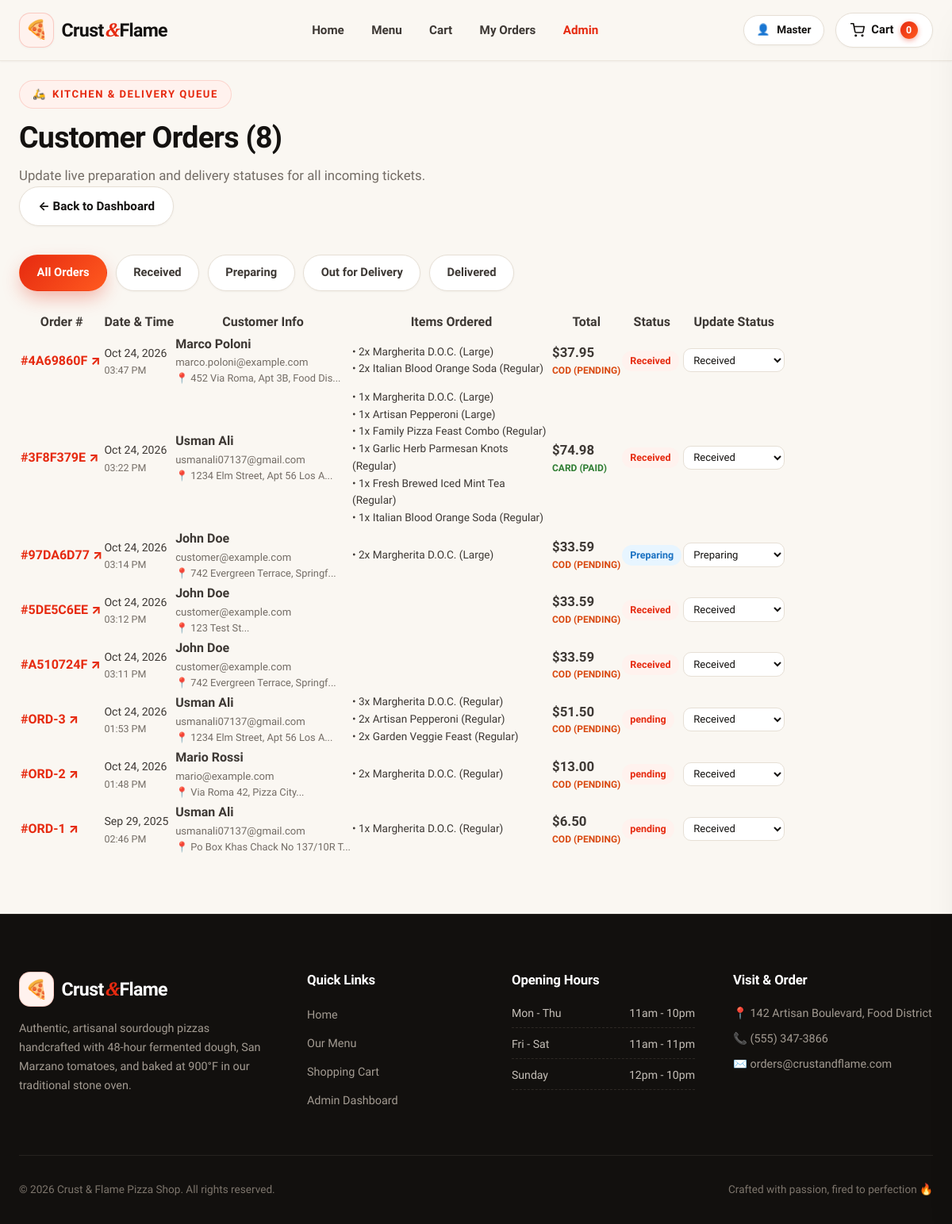
Page /admin/orders (signed in) on the earlier database version.
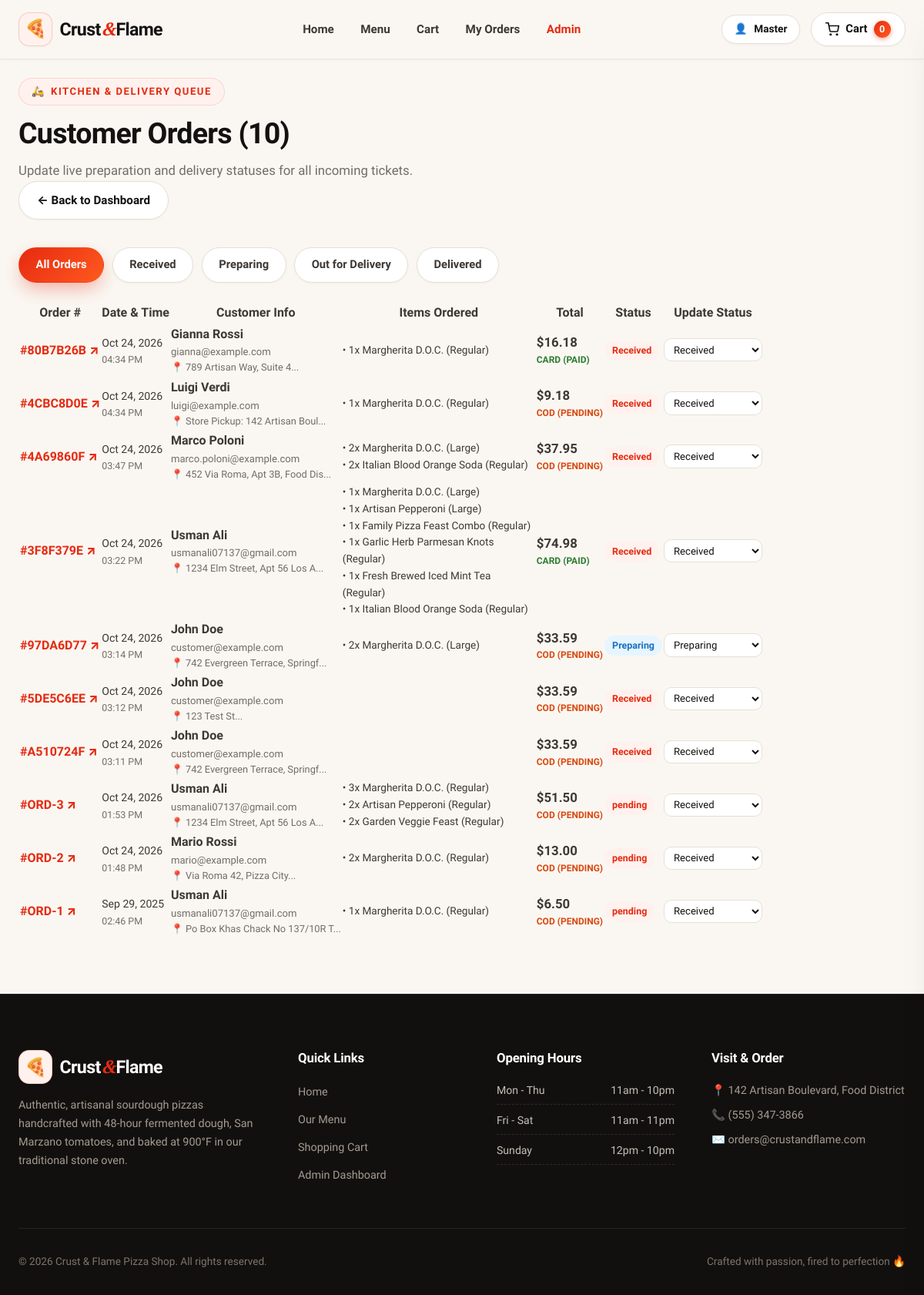
Same page on the later database version.
### app/models/user.py (models this page shows, shortened)
class User(Base):
    __tablename__ = "users"
    id = Column(Integer, primary_key=True, index=True)
    email = Column(String(120), unique=True, index=True, nullable=False)
    hashed_password = Column(String(255), nullable=False)
    full_name = Column(String(100), nullable=False)
    phone = Column(String(30), nullable=True)
    address = Column(String(255), nullable=True)
    role = Column(String(20), default="customer", nullable=False)  # 'customer', 'staff', 'admin'
    loyalty_points = Column(Integer, default=100, nullable=False)
    is_active = Column(Boolean, default=True, nullable=False)
    created_at = Column(DateTime, default=datetime.utcnow)
    orders = relationship("Order", back_populates="user", cascade="all, delete-orphan")
    reviews = relationship("Review", back_populates="user", cascade="all, delete-orphan")

### app/models/order.py (models this page shows, shortened)
class Order(Base):
    __tablename__ = "orders"
    id = Column(Integer, primary_key=True, index=True)
    order_number = Column(String(36), unique=True, index=True, default=lambda: str(uuid.uuid4())[:8].upper())
    user_id = Column(Integer, ForeignKey("users.id", ondelete="SET NULL"), nullable=True)
    customer_name = Column(String(100), nullable=False)
    customer_email = Column(String(100), nullable=False)
    customer_phone = Column(String(30), nullable=True)
    address = Column(Text, nullable=False)
    delivery_notes = Column(Text, nullable=True)
    subtotal = Column(Float, default=0.0)
    tax = Column(Float, default=0.0)
    delivery_fee = Column(Float, default=0.0)
    discount = Column(Float, default=0.0)
    tip_amount = Column(Float, default=0.0)
    total = Column(Float, default=0.0)
    coupon_code = Column(String(50), nullable=True)
    points_earned = Column(Integer, default=0)
    points_redeemed = Column(Integer, default=0)
    order_type = Column(String(20), default="delivery")  # 'delivery' or 'pickup'
    payment_method = Column(String(30), default="cod")  # 'cod', 'card', 'online'
    payment_status = Column(String(30), default="pending")  # 'pending', 'paid', 'refunded'
    status = Column(String(50), default="Received")  # 'Received', 'Preparing', 'Out for Delivery', 'Delivered', 'Cancelled'
    created_at = Column(DateTime, default=datetime.utcnow)
    updated_at = Column(DateTime, default=datetime.utcnow, onupdate=datetime.utcnow)
    user = relationship("User", back_populates="orders")
    items = relationship("OrderItem", back_populates="order", cascade="all, delete-orphan")

class OrderItem(Base):
    __tablename__ = "order_items"
    id = Column(Integer, primary_key=True, index=True)
    order_id = Column(Integer, ForeignKey("orders.id", ondelete="CASCADE"), nullable=False)
    menu_item_id = Column(Integer, ForeignKey("menu_items.id"), nullable=True)
    pizza_id = Column(Integer, nullable=True)  # legacy column support
    crust_id = Column(Integer, ForeignKey("crusts.id"), nullable=True)
    size = Column(String(20), default="Regular")  # Small, Medium, Large, Regular
    quantity = Column(Integer, default=1)
    price = Column(Float, nullable=False, default=0.0)  # legacy column & price
    unit_price = Column(Float, nullable=True, default=0.0)
    line_total = Column(Float, default=0.0)
    special_instructions = Column(String(200), nullable=True)
    order = relationship("Order", back_populates="items")
    menu_item = relationship("MenuItem", foreign_keys=[menu_item_id], back_populates="order_items")
    crust = relationship("Crust")
    toppings = relationship("OrderItemTopping", back_populates="order_item", cascade="all, delete-orphan")

### app/models/menu.py (models this page shows, shortened)
class MenuItem(Base):
    __tablename__ = "menu_items"
    id = Column(Integer, primary_key=True, index=True)
    name = Column(String(100), unique=True, nullable=False)
    slug = Column(String(100), unique=True, index=True, nullable=False)
    description = Column(Text, default="")
    base_price = Column(Float, nullable=False)
    category_id = Column(Integer, ForeignKey("categories.id"), nullable=False)
    image_filename = Column(String(255), default="default_pizza.jpeg")
    is_vegetarian = Column(Boolean, default=False)
    is_spicy = Column(Boolean, default=False)
    is_featured = Column(Boolean, default=False)
    is_available = Column(Boolean, default=True)
    created_at = Column(DateTime, default=datetime.utcnow)
    category = relationship("Category", back_populates="items")
    order_items = relationship("OrderItem", back_populates="menu_item")
    reviews = relationship("Review", back_populates="menu_item", cascade="all, delete-orphan")

### app/routers/admin.py (the view)
@router.get("/orders", response_class=HTMLResponse)
def admin_orders(
    request: Request,
    status_filter: Optional[str] = None,
    current_user: User = Depends(require_role(["admin", "staff"])),
    db: Session = Depends(get_db)
):
    query = db.query(Order)
    if status_filter and status_filter != "all":
        query = query.filter(Order.status == status_filter)
    orders = query.order_by(Order.created_at.desc()).all()
    return templates.TemplateResponse(
        "admin/orders.html",
        {
            "request": request,
            "user": current_user,
            "orders": orders,
            "current_filter": status_filter or "all"
        }
    )

### app/templates/admin/orders.html (shortened to what this page needs)
{% extends "base.html" %}
{% block content %}
<div class="admin-header">
  <div>
    <div class="section-tag">
      <span>🛵</span> Kitchen & Delivery Queue
    </div>
    <h1 class="section-title">Customer Orders ({{ orders|length }})</h1>
    <p class="section-subtitle">
      Update live preparation and delivery statuses for all incoming tickets.
    </p>
  </div>
  <div style="display: flex; gap: 0.5rem; flex-wrap: wrap;">
    <a href="/admin" class="btn btn-secondary">&larr; Back to Dashboard</a>
  </div>
</div>
<div class="menu-filter-bar" style="justify-content: flex-start; margin-bottom: 1.5rem;">
  <a href="/admin/orders" class="filter-btn {{ 'active' if current_filter == 'all' else '' }}">All Orders</a>
  <a href="/admin/orders?status_filter=Received" class="filter-btn {{ 'active' if current_filter == 'Received' else '' }}">Received</a>
  <a href="/admin/orders?status_filter=Preparing" class="filter-btn {{ 'active' if current_filter == 'Preparing' else '' }}">Preparing</a>
  <a href="/admin/orders?status_filter=Out+for+Delivery" class="filter-btn {{ 'active' if current_filter == 'Out for Delivery' else '' }}">Out for Delivery</a>
  <a href="/admin/orders?status_filter=Delivered" class="filter-btn {{ 'active' if current_filter == 'Delivered' else '' }}">Delivered</a>
</div>
<div class="admin-card">
  <div class="table-responsive">
    <table class="admin-table">
      <thead>
        <tr>
          <th>Order #</th>
          <th>Date & Time</th>
          <th>Customer Info</th>
          <th>Items Ordered</th>
          <th>Total</th>
          <th>Status</th>
          <th>Update Status</th>
        </tr>
      </thead>
      <tbody>
        {% for ord in orders %}
          <tr>
            <td>
              <a href="/orders/{{ ord.id }}" target="_blank" style="font-weight: 800; color: var(--primary);">
                #{{ ord.order_number or ord.id }} &nearr;
              </a>
            </td>
            <td>
              <span style="font-size: 0.88rem;">{{ ord.created_at.strftime('%b %d, %Y') }}</span>
              <div style="font-size: 0.78rem; color: var(--text-muted);">{{ ord.created_at.strftime('%I:%M %p') }}</div>
            </td>
            <td>
              <strong>{{ ord.customer_name }}</strong>
              <div style="font-size: 0.82rem; color: var(--text-muted);">{{ ord.customer_email }}</div>
              <div style="font-size: 0.8rem; color: var(--text-muted);">📍 {{ ord.address[:30] }}...</div>
            </td>
            <td>
              <div style="font-size: 0.85rem; max-width: 250px;">
                {% for it in ord.items %}
                  <div>&bull; {{ it.quantity }}x {{ it.menu_item.name if it.menu_item else 'Pizza' }} ({{ it.size }})</div>
                {% endfor %}
              </div>
            </td>
            <td>
              <strong style="font-size: 1.05rem;">${{ '%.2f'|format(ord.total) }}</strong>
              <div style="font-size: 0.75rem; text-transform: uppercase; font-weight: 700; color: {{ 'var(--secondary)' if ord.payment_status == 'paid' else '#D9480F' }};">
                {{ ord.payment_method.upper() }} ({{ ord.payment_status }})
              </div>
            </td>
            <td>
              {% set st = ord.status %}
              <span style="display: inline-block; font-size: 0.78rem; font-weight: 700; padding: 3px 10px; border-radius: var(--radius-full);
                {% if st == 'Delivered' %}background: var(--secondary-soft); color: var(--secondary);
                {% elif st == 'Out for Delivery' %}background: #FFF4E6; color: #D9480F;
                {% elif st == 'Preparing' %}background: #E7F5FF; color: #1971C2;
                {% else %}background: var(--primary-soft); color: var(--primary);{% endif %}">
                {{ ord.status }}
              </span>
            </td>
            <td>
              <form method="post" action="/admin/orders/{{ ord.id }}/status" style="display: flex; flex-direction: column; gap: 4px;">
                <select name="status" class="form-control" style="font-size: 0.82rem; padding: 0.35rem 0.5rem;" onchange="this.form.submit()">
                  <option value="Received" {% if ord.status == 'Received' %}selected{% endif %}>Received</option>
                  <option value="Preparing" {% if ord.status == 'Preparing' %}selected{% endif %}>Preparing</option>
                </select>
              </form>
            </td>
          </tr>
        {% else %}
          <tr>
            <td colspan="7" style="text-align: center; color: var(--text-muted); padding: 3rem;">
              No orders found for this status.
            </td>
          </tr>
        {% endfor %}
      </tbody>
    </table>
  </div>
</div>
{% endblock %}

### app/templates/base.html (shortened to what this page needs)
<!DOCTYPE html>
<html lang="en">
  <head>
    <link rel="stylesheet" href="/static/css/main.css" />
  </head>
  <body>
    <div class="site-wrapper">
      <header class="site-header">
        <div class="container">
          <nav class="navbar">
            <a class="brand" href="/" title="Crust & Flame Pizza Shop">
              <span class="brand-icon">🍕</span>
              <span>Crust<span class="brand-highlight">&</span>Flame</span>
            </a>
            <ul class="nav-links">
              <li><a class="nav-link" href="/">Home</a></li>
              <li><a class="nav-link" href="/#menu">Menu</a></li>
              <li><a class="nav-link" href="/cart">Cart</a></li>
              {% if user or (request.state.user is defined and request.state.user) %}
                {% set u = user or request.state.user %}
                <li><a class="nav-link" href="/profile">My Orders</a></li>
                {% if u.is_staff() %}
                  <li><a class="nav-link" href="/admin" style="color: var(--primary); font-weight: 700;">Admin</a></li>
                {% endif %}
              {% endif %}
            </ul>
            <div class="nav-actions">
              {% if user or (request.state.user is defined and request.state.user) %}
                {% set u = user or request.state.user %}
                <a href="/profile" class="btn btn-sm btn-secondary" title="View Profile">
                  <span>👤</span> <span>{{ u.full_name.split(' ')[0] }}</span>
                </a>
              {% else %}
                <a href="/auth/login" class="btn btn-sm btn-secondary" title="Sign In">
                  <span>🔐</span> <span>Sign In</span>
                </a>
              {% endif %}
              <a class="cart-btn" href="/cart" id="header-cart-btn" title="View Cart">
                <svg width="18" height="18" viewBox="0 0 24 24" fill="none" stroke="currentColor" stroke-width="2.2" stroke-linecap="round" stroke-linejoin="round">
                  <circle cx="9" cy="21" r="1"></circle>
                  <circle cx="20" cy="21" r="1"></circle>
                  <path d="M1 1h4l2.68 13.39a2 2 0 0 0 2 1.61h9.72a2 2 0 0 0 2-1.61L23 6H6"></path>
                </svg>
                <span>Cart</span>
                <span class="cart-badge" id="cart-count">0</span>
              </a>
            </div>
          </nav>
        </div>
      </header>
      <main class="main-content">
        <div class="container">
          {% block content %}{% endblock %}
        </div>
      </main>
      <footer class="site-footer">
        <div class="container">
          <div class="footer-grid">
            <div class="footer-col">
              <a class="brand" href="/" style="color: #fff; margin-bottom: 1rem;">
                <span class="brand-icon">🍕</span>
                <span>Crust<span class="brand-highlight">&</span>Flame</span>
              </a>
              <p>
                Authentic, artisanal sourdough pizzas handcrafted with 48-hour fermented dough,
                San Marzano tomatoes, and baked at 900°F in our traditional stone oven.
              </p>
            </div>
            <div class="footer-col">
              <h4>Quick Links</h4>
              <ul class="footer-links">
                <li><a href="/">Home</a></li>
                <li><a href="/#menu">Our Menu</a></li>
                <li><a href="/cart">Shopping Cart</a></li>
                <li><a href="/admin/pizzas">Admin Dashboard</a></li>
              </ul>
            </div>
            <div class="footer-col">
              <h4>Opening Hours</h4>
              <ul class="footer-hours-list">
                <li><span>Mon - Thu</span> <span>11am - 10pm</span></li>
                <li><span>Fri - Sat</span> <span>11am - 11pm</span></li>
                <li><span>Sunday</span> <span>12pm - 10pm</span></li>
              </ul>
            </div>
            <div class="footer-col">
              <h4>Visit & Order</h4>
              <p>📍 142 Artisan Boulevard, Food District</p>
              <p style="margin-top: 0.5rem;">📞 (555) 347-3866</p>
              <p style="margin-top: 0.5rem;">✉️ orders@crustandflame.com</p>
            </div>
          </div>
          <div class="footer-bottom">
            <p>&copy; 2026 Crust & Flame Pizza Shop. All rights reserved.</p>
            <p>Crafted with passion, fired to perfection 🔥</p>
          </div>
        </div>
      </footer>
    </div>
  </body>
</html>

Differences in the rows shown:
added Order: order_number "80B7B26B", created_at "Oct 24, 2026", created_at "04:34 PM", customer_name "Gianna Rossi", customer_email "gianna@example.com", address "789 Artisan Way, Suite 4", total "16.18", payment_method "CARD", payment_status "PAID", status "Received"
added OrderItem: quantity "1", menu_item "Margherita D.O.C.", size "Regular", shown under "80B7B26B"
added Order: order_number "4CBC8D0E", created_at "Oct 24, 2026", created_at "04:34 PM", customer_name "Luigi Verdi", customer_email "luigi@example.com", address "Store Pickup: 142 Artisan Boul", total "9.18", payment_method "COD", payment_status "PENDING", status "Received"
added OrderItem: quantity "1", menu_item "Margherita D.O.C.", size "Regular", shown under "4CBC8D0E"
Other differences:
{{ orders|length }}: "8" → "10"
